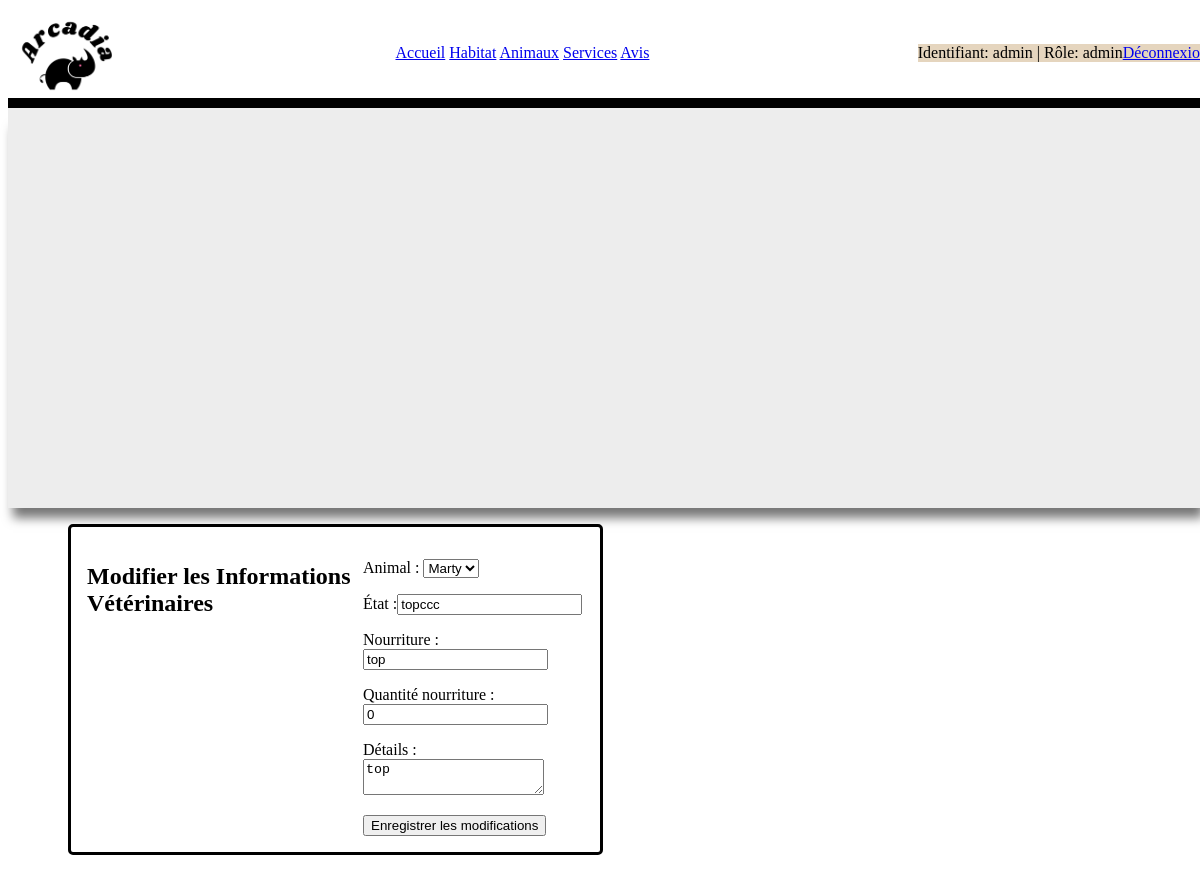
/modifier_info_veterinaire.php?info_veto_id=1 (signed in), run on the app's committed database.
### tables this page shows
CREATE TABLE `info_veterinaire` (
  `id` int(11) NOT NULL,
  `animal_id` int(11) NOT NULL,
  `etat_animal` varchar(255) NOT NULL,
  `nourriture` varchar(255) NOT NULL,
  `g_nourriture` float NOT NULL,
  `date_passage` datetime NOT NULL,
  `detail_animal` text DEFAULT NULL
);

CREATE TABLE `animaux` (
  `id` int(11) NOT NULL,
  `image_a` blob NOT NULL,
  `nom_a` text NOT NULL,
  `race_a` text NOT NULL,
  `habitat_a` text NOT NULL,
  `description` text NOT NULL
);

### modifier_info_veterinaire.php (the view, shortened to what this page needs)
<?php
if (!isset($bdd)) {
    try {
        $bdd = new PDO('mysql:host=localhost;dbname=zoo;charset=utf8', 'root', '');
        $bdd->setAttribute(PDO::ATTR_ERRMODE, PDO::ERRMODE_EXCEPTION);
    } catch(Exception $e) {
        echo 'Erreur de connexion à la base de données locale : '.$e->getMessage()."\n";
    }
}
if (isset($_GET['info_veto_id'])) {
    $info_veto_id = intval($_GET['info_veto_id']);
    $requete = $bdd->prepare('SELECT * FROM info_veterinaire WHERE id = ?');
    $requete->execute([$info_veto_id]);
    $info_veto = $requete->fetch(PDO::FETCH_ASSOC);
    $animaux = $bdd->query('SELECT * FROM animaux')->fetchAll(PDO::FETCH_ASSOC);
} else {
    header('Location: veterinaire.php');
    exit();
}
?>
<!DOCTYPE html>
<html lang="fr">
<head>
    <link rel="stylesheet" href="all.css">
    <link rel="stylesheet" href="animaux-style.css">
</head>
<body>
    <header>
        <div class="header_container">
            <div class="logo"><a href="index.php"><img src="logo.png" alt="logo"></a></div>
            <div class="principale">
                <a href="index.php">Accueil</a>
                <a href="habitat.php">Habitat</a>
                <a href="animaux.php">Animaux</a>
                <a href="services.php">Services</a>
                <a href="avis.php">Avis</a>
            </div>
            <div class="utilisateur">
                <?php
                if (isset($_SESSION['identifiant']) && !empty($_SESSION['identifiant'])) {
                    echo "Identifiant: " . htmlspecialchars($_SESSION['identifiant']) . " | Rôle: " . htmlspecialchars($_SESSION['role']);
                    echo '<a href="deconnexion.php">Déconnexion</a>';
                } else {
                    echo '<a href="connexion.php">Connexion</a>';
                }
                ?>
            </div>
        </div>
    </header>
    <main>
        <div class="d1"></div>
        <div class="animauxgrid">
            <div class="animal">
                <h2>Modifier les Informations Vétérinaires</h2>
                <form method="POST" action="">
                    <p><label>Animal :</label>
                        <select name="animal_id">
                            <?php foreach($animaux as $animal): ?>
                                <option value="<?php echo $animal['id']; ?>" <?php if ($animal['id'] == $info_veto['animal_id']) echo 'selected'; ?>>
                                    <?php echo htmlspecialchars($animal['nom_a']); ?>
                                </option>
                            <?php endforeach; ?>
                        </select>
                    </p>
                    <p><label>État :</label><input type="text" name="etat_animal" value="<?php echo htmlspecialchars($info_veto['etat_animal']); ?>"></p>
                    <p><label>Nourriture :</label><input type="text" name="nourriture" value="<?php echo htmlspecialchars($info_veto['nourriture']); ?>"></p>
                    <p><label>Quantité nourriture :</label><input type="text" name="g_nourriture" value="<?php echo htmlspecialchars($info_veto['g_nourriture']); ?>"></p>
                    <p><label>Détails :</label><textarea name="detail_animal"><?php echo htmlspecialchars($info_veto['detail_animal']); ?></textarea></p>
                    <input type="submit" value="Enregistrer les modifications">
                </form>
            </div>
        </div>
    </main>
</body>
</html>

### all.css (style rules this page uses)
.header_container { border-bottom: 10px solid black; display: flex; justify-content: space-between; align-items: center; max-width: 100%; height: 100px; overflow: hidden; }
.logo { background-color: #e5d5be; max-width: 10%; height: 100%; }
.logo img { max-height: 100%; width: auto; }
.principale { margin: 0%; padding: 0%; }
.utilisateur { background-color: #e5d5be; text-align: right; }
.d1 { width: 100%; height: 25rem; box-shadow: 0px 15px 10px -5px #777; background-color: #EDEDED; background-size: 100% 100%; background-repeat: no-repeat; animation: fondu 15s ease-in-out infinite both; }

### animaux-style.css (style rules this page uses)
body { width: 100%; }
.animauxgrid { max-width: 90%; height: auto; margin: 1rem auto; display: grid; grid-template-rows: repeat(6, auto); grid-gap: 10px; grid-auto-columns: minmax(11rem, auto); box-sizing: border-box; color: black; }
.animauxgrid > div { border: 3px solid rgb(0, 0, 0); border-radius: 5px; padding: 1em; display: flex; flex-direction: row; }
.animauxgrid > div:nth-child(odd) { background-color: white; }
* { box-sizing: border-box; }
@media only screen and (min-width: 992px) and (max-width: 1200px) { .animauxgrid { grid-template-rows: repeat(3, auto); grid-template-columns: repeat(2, 1fr); } }

### data on the page
info_veterinaire: animal_id "Marty", etat_animal "topccc", nourriture "top", g_nourriture "0", detail_animal "top"

### other printed values
$_SESSION['identifiant'] "admin"
$_SESSION['role'] "admin"
